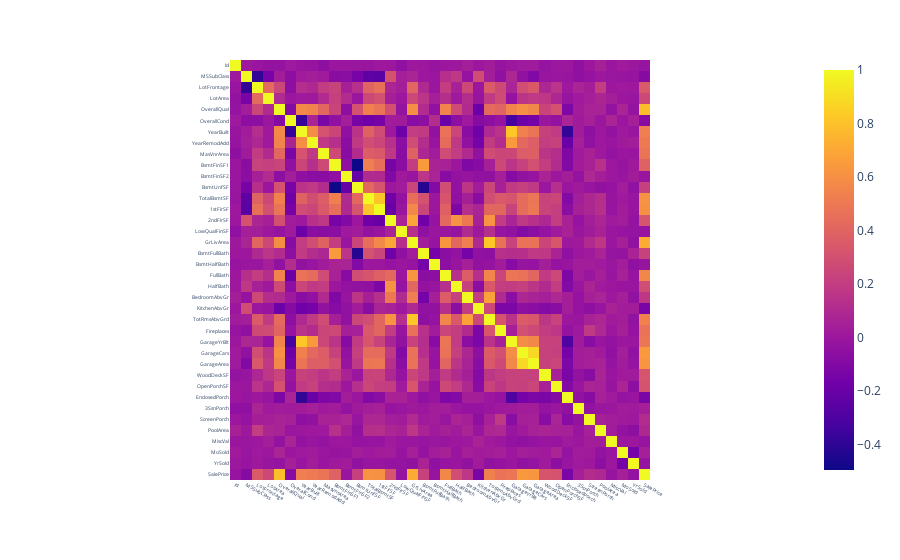

This figure's notebook cell:
### Markdown cell above
## Verkennende analyse

### Code cell
import plotly.express as px
import seaborn as sns

corr = df.select_dtypes('number').corr()

fig = px.imshow(corr)
fig.update_layout(
    yaxis={"tickfont": {"size": 5}},
    xaxis={"tickfont": {"size": 5}})

fig.show()

### Figure 1 — Plotly figure (JSON) as saved in the notebook; plotly's stock layout.template omitted (floating-point values rounded to 4 significant figures; data arrays with more than 128 entries replaced by an {"elided": "..."} marker saying what was removed)
{"data": [{"coloraxis": "coloraxis", "hovertemplate": "x: %{x}<br>y: %{y}<br>color: %{z}<extra></extra>", "name": "0", "type": "heatmap", "x": ["Id", "MSSubClass", "LotFrontage", "LotArea", "OverallQual", "OverallCond", "YearBuilt", "YearRemodAdd", "MasVnrArea", "BsmtFinSF1", "BsmtFinSF2", "BsmtUnfSF", "TotalBsmtSF", "1stFlrSF", "2ndFlrSF", "LowQualFinSF", "GrLivArea", "BsmtFullBath", "BsmtHalfBath", "FullBath", "HalfBath", "BedroomAbvGr", "KitchenAbvGr", "TotRmsAbvGrd", "Fireplaces", "GarageYrBlt", "GarageCars", "GarageArea", "WoodDeckSF", "OpenPorchSF", "EnclosedPorch", "3SsnPorch", "ScreenPorch", "PoolArea", "MiscVal", "MoSold", "YrSold", "SalePrice"], "xaxis": "x", "y": ["Id", "MSSubClass", "LotFrontage", "LotArea", "OverallQual", "OverallCond", "YearBuilt", "YearRemodAdd", "MasVnrArea", "BsmtFinSF1", "BsmtFinSF2", "BsmtUnfSF", "TotalBsmtSF", "1stFlrSF", "2ndFlrSF", "LowQualFinSF", "GrLivArea", "BsmtFullBath", "BsmtHalfBath", "FullBath", "HalfBath", "BedroomAbvGr", "KitchenAbvGr", "TotRmsAbvGrd", "Fireplaces", "GarageYrBlt", "GarageCars", "GarageArea", "WoodDeckSF", "OpenPorchSF", "EnclosedPorch", "3SsnPorch", "ScreenPorch", "PoolArea", "MiscVal", "MoSold", "YrSold", "SalePrice"], "yaxis": "y", "z": {"elided": "38x38 float values"}}], "layout": {"coloraxis": {"colorscale": [[0, "#0d0887"], [0.1111, "#46039f"], [0.2222, "#7201a8"], [0.3333, "#9c179e"], [0.4444, "#bd3786"], [0.5556, "#d8576b"], [0.6667, "#ed7953"], [0.7778, "#fb9f3a"], [0.8889, "#fdca26"], [1, "#f0f921"]]}, "margin": {"t": 60}, "xaxis": {"anchor": "y", "constrain": "domain", "domain": [0, 1], "scaleanchor": "y", "tickfont": {"size": 5}}, "yaxis": {"anchor": "x", "autorange": "reversed", "constrain": "domain", "domain": [0, 1], "tickfont": {"size": 5}}}}
